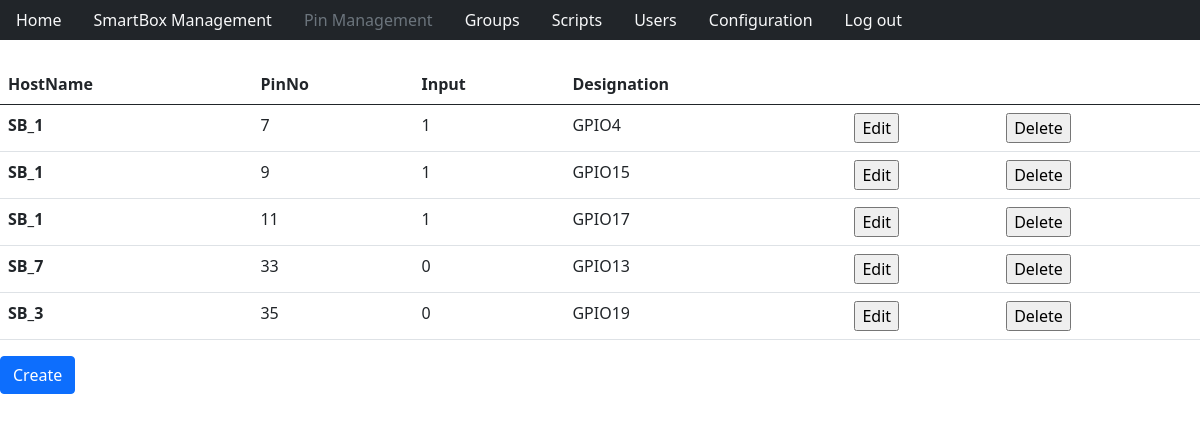
The app's page /pinManagement.php (signed in) with its own data.
### tables this page shows
CREATE TABLE `pins` (
  `PinNo` int NOT NULL AUTO_INCREMENT,
  `HostName` varchar(16) DEFAULT NULL,
  `Input` int DEFAULT NULL,
  `Designation` varchar(50) DEFAULT NULL,
  PRIMARY KEY (`PinNo`),
  KEY `HostName` (`HostName`),
  CONSTRAINT `pin_ibfk_1` FOREIGN KEY (`HostName`) REFERENCES `smartboxes` (`HostName`) ON UPDATE CASCADE ON DELETE CASCADE
);

### pinManagement.php (the view, shortened to what this page needs)
<?php
    include_once "htmlHead.php";
    include_once "databaseConnect.php";
    include_once "navigationBar.php";
?>
    <body>
        <?php
            $result = $connection->query("SELECT * from pins");
            if ($result) {
                ?>
                <table class="table">
                    <thead>
                        <tr>
                            <th scope="col">HostName</th>
                            <th scope="col">PinNo</th>
                            <th scope="col">Input</th>
                            <th scope="col">Designation</th>
                            <th scope="col"></th>
                            <th scope="col"></th>
                        </tr>
                    </thead>
                    <tbody>
                        <?php while ($row = $result->fetch_assoc()) {?>
                            <tr>
                                <th scope="row"><?= $row["HostName"] ?></th>
                                <td><?= $row["PinNo"] ?></td>
                                <td><?= $row["Input"] ?></td>
                                <td><?= $row["Designation"] ?></td>
                                <td>
                                    <form method="POST">
                                        <input type="submit" value="Edit">
                                    </form>
                                </td>
                                <td>
                                    <form method="POST">
                                        <input type="submit" value="Delete">
                                    </form>
                                </td>
                            </tr>
                        <?php }?>
                    </tbody>
                </table>
<?php
            }  else {
                print "Something went wrong selecting data";
            }
        ?>
    <form action="" method="post">
        <input type="submit" class="btn btn-primary" value="Create"></input>
    </form>
    </body>
</html>

### htmlHead.php (shortened to what this page needs)
<!DOCTYPE html>
<html>
<head>
    <link href="https://cdn.jsdelivr.net/npm/bootstrap@5.0.2/dist/css/bootstrap.min.css" rel="stylesheet">
</head>

### navigationBar.php
<ul class="nav bg-dark">
    <?php
        function addNavLink($pageLink,$pageText){
            $explodedLink=explode("/",$_SERVER["REQUEST_URI"]);
            $sizeExpLinkArray = sizeof($explodedLink);
            if($pageLink == $explodedLink[$sizeExpLinkArray-1])
            {
                ?>
                <li class="nav-item">
                    <a class="nav-link disabled" aria-current="page" href="<?=$pageLink?>"><?=$pageText?></a>
                </li>
                <?php
            }
            else {
                ?>
                <li class="nav-item">
                    <a class="nav-link text-light" aria-current="page" href="<?=$pageLink?>"><?=$pageText?></a>
                </li>
                <?php
            }
        }
            $navigationLinks=["index.php"=>"Home", "sbManagement.php"=>"SmartBox Management", "pinManagement.php"=>"Pin Management", "groups.php"=>"Groups", "script.php"=>"Scripts", "userManagement.php"=>"Users", "userConfiguration.php"=>"Configuration"];
            foreach ($navigationLinks as $key => $value) {
                    addNavLink($key,$value);
            }
    ?>
    <div class="float-end">
        <li class="nav-item">
            <a class="nav-link active text-light" aria-current="page" href="logout.php">Log out</a>
        </li>
    </div>
</ul>
<br>

### records on screen
pins: HostName "SB_1", PinNo "7", Input "1", Designation "GPIO4"
pins: HostName "SB_1", PinNo "9", Input "1", Designation "GPIO15"
pins: HostName "SB_1", PinNo "11", Input "1", Designation "GPIO17"
pins: HostName "SB_7", PinNo "33", Input "0", Designation "GPIO13"
pins: HostName "SB_3", PinNo "35", Input "0", Designation "GPIO19"

### other values on screen
$pageText "Home"
$pageText "SmartBox Management"
$pageText "Groups"
$pageText "Scripts"
$pageText "Users"
$pageText "Configuration"
